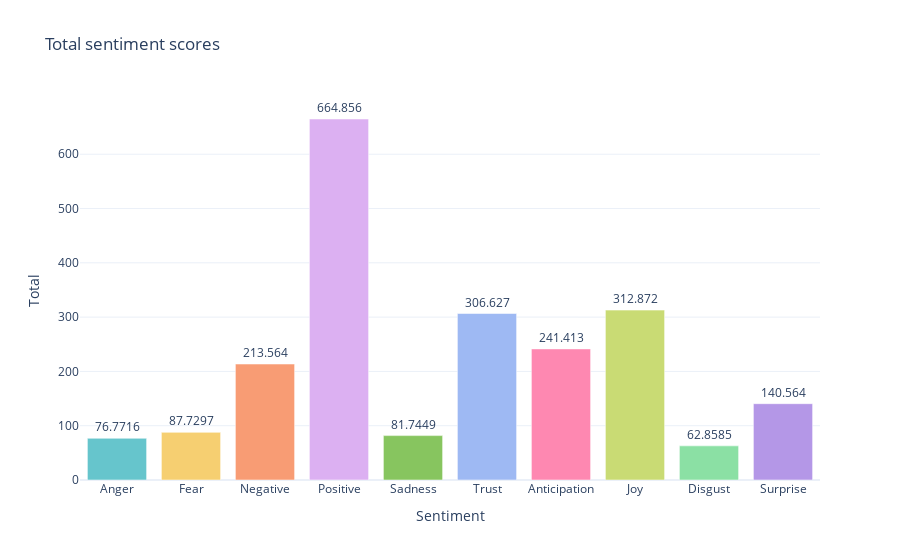

The code cell stored with this chart in its notebook:
### Code cell
## Plotting the sentiment totals

sent_totals = [['Anger', 76.77163226134492], ['Fear', 87.72974277495436], ['Negative', 213.5639165545107], ['Positive', 664.8559181000388], ['Sadness', 81.74491329555934], 
               ['Trust', 306.6270424227923], ['Anticipation', 241.4132082645837], ['Joy', 312.87162776165593], ['Disgust', 62.858463384937984], ['Surprise', 140.56353517962128]]

sent_totals_df = pd.DataFrame(sent_totals, columns=['Sentiment', 'Total'])

fig = px.bar(sent_totals_df, x='Sentiment', y='Total', 
             title='Total sentiment scores',
             template= 'plotly_white',
             text_auto='0s',
             color='Sentiment',
             color_discrete_sequence=px.colors.qualitative.Pastel)
fig.update_traces(textfont_size=12, textposition='outside', cliponaxis=False)
fig.update_layout(showlegend=False)
fig.show()

### Figure 1 — Plotly figure (JSON) as saved in the notebook; plotly's stock layout.template omitted (floating-point values rounded to 4 significant figures)
{"data": [{"alignmentgroup": "True", "cliponaxis": false, "hovertemplate": "Sentiment=%{x}<br>Total=%{y}<extra></extra>", "legendgroup": "Anger", "marker": {"color": "rgb(102, 197, 204)", "pattern": {"shape": ""}}, "name": "Anger", "offsetgroup": "Anger", "orientation": "v", "showlegend": true, "textfont": {"size": 12}, "textposition": "outside", "texttemplate": "%{y:0s}", "type": "bar", "x": ["Anger"], "xaxis": "x", "y": [76.77], "yaxis": "y"}, {"alignmentgroup": "True", "cliponaxis": false, "hovertemplate": "Sentiment=%{x}<br>Total=%{y}<extra></extra>", "legendgroup": "Fear", "marker": {"color": "rgb(246, 207, 113)", "pattern": {"shape": ""}}, "name": "Fear", "offsetgroup": "Fear", "orientation": "v", "showlegend": true, "textfont": {"size": 12}, "textposition": "outside", "texttemplate": "%{y:0s}", "type": "bar", "x": ["Fear"], "xaxis": "x", "y": [87.73], "yaxis": "y"}, {"alignmentgroup": "True", "cliponaxis": false, "hovertemplate": "Sentiment=%{x}<br>Total=%{y}<extra></extra>", "legendgroup": "Negative", "marker": {"color": "rgb(248, 156, 116)", "pattern": {"shape": ""}}, "name": "Negative", "offsetgroup": "Negative", "orientation": "v", "showlegend": true, "textfont": {"size": 12}, "textposition": "outside", "texttemplate": "%{y:0s}", "type": "bar", "x": ["Negative"], "xaxis": "x", "y": [213.6], "yaxis": "y"}, {"alignmentgroup": "True", "cliponaxis": false, "hovertemplate": "Sentiment=%{x}<br>Total=%{y}<extra></extra>", "legendgroup": "Positive", "marker": {"color": "rgb(220, 176, 242)", "pattern": {"shape": ""}}, "name": "Positive", "offsetgroup": "Positive", "orientation": "v", "showlegend": true, "textfont": {"size": 12}, "textposition": "outside", "texttemplate": "%{y:0s}", "type": "bar", "x": ["Positive"], "xaxis": "x", "y": [664.9], "yaxis": "y"}, {"alignmentgroup": "True", "cliponaxis": false, "hovertemplate": "Sentiment=%{x}<br>Total=%{y}<extra></extra>", "legendgroup": "Sadness", "marker": {"color": "rgb(135, 197, 95)", "pattern": {"shape": ""}}, "name": "Sadness", "offsetgroup": "Sadness", "orientation": "v", "showlegend": true, "textfont": {"size": 12}, "textposition": "outside", "texttemplate": "%{y:0s}", "type": "bar", "x": ["Sadness"], "xaxis": "x", "y": [81.74], "yaxis": "y"}, {"alignmentgroup": "True", "cliponaxis": false, "hovertemplate": "Sentiment=%{x}<br>Total=%{y}<extra></extra>", "legendgroup": "Trust", "marker": {"color": "rgb(158, 185, 243)", "pattern": {"shape": ""}}, "name": "Trust", "offsetgroup": "Trust", "orientation": "v", "showlegend": true, "textfont": {"size": 12}, "textposition": "outside", "texttemplate": "%{y:0s}", "type": "bar", "x": ["Trust"], "xaxis": "x", "y": [306.6], "yaxis": "y"}, {"alignmentgroup": "True", "cliponaxis": false, "hovertemplate": "Sentiment=%{x}<br>Total=%{y}<extra></extra>", "legendgroup": "Anticipation", "marker": {"color": "rgb(254, 136, 177)", "pattern": {"shape": ""}}, "name": "Anticipation", "offsetgroup": "Anticipation", "orientation": "v", "showlegend": true, "textfont": {"size": 12}, "textposition": "outside", "texttemplate": "%{y:0s}", "type": "bar", "x": ["Anticipation"], "xaxis": "x", "y": [241.4], "yaxis": "y"}, {"alignmentgroup": "True", "cliponaxis": false, "hovertemplate": "Sentiment=%{x}<br>Total=%{y}<extra></extra>", "legendgroup": "Joy", "marker": {"color": "rgb(201, 219, 116)", "pattern": {"shape": ""}}, "name": "Joy", "offsetgroup": "Joy", "orientation": "v", "showlegend": true, "textfont": {"size": 12}, "textposition": "outside", "texttemplate": "%{y:0s}", "type": "bar", "x": ["Joy"], "xaxis": "x", "y": [312.9], "yaxis": "y"}, {"alignmentgroup": "True", "cliponaxis": false, "hovertemplate": "Sentiment=%{x}<br>Total=%{y}<extra></extra>", "legendgroup": "Disgust", "marker": {"color": "rgb(139, 224, 164)", "pattern": {"shape": ""}}, "name": "Disgust", "offsetgroup": "Disgust", "orientation": "v", "showlegend": true, "textfont": {"size": 12}, "textposition": "outside", "texttemplate": "%{y:0s}", "type": "bar", "x": ["Disgust"], "xaxis": "x", "y": [62.86], "yaxis": "y"}, {"alignmentgroup": "True", "cliponaxis": false, "hovertemplate": "Sentiment=%{x}<br>Total=%{y}<extra></extra>", "legendgroup": "Surprise", "marker": {"color": "rgb(180, 151, 231)", "pattern": {"shape": ""}}, "name": "Surprise", "offsetgroup": "Surprise", "orientation": "v", "showlegend": true, "textfont": {"size": 12}, "textposition": "outside", "texttemplate": "%{y:0s}", "type": "bar", "x": ["Surprise"], "xaxis": "x", "y": [140.6], "yaxis": "y"}], "layout": {"barmode": "relative", "legend": {"title": {"text": "Sentiment"}, "tracegroupgap": 0}, "showlegend": false, "title": {"text": "Total sentiment scores"}, "xaxis": {"anchor": "y", "categoryarray": ["Anger", "Fear", "Negative", "Positive", "Sadness", "Trust", "Anticipation", "Joy", "Disgust", "Surprise"], "categoryorder": "array", "domain": [0, 1], "title": {"text": "Sentiment"}}, "yaxis": {"anchor": "x", "domain": [0, 1], "title": {"text": "Total"}}}}
